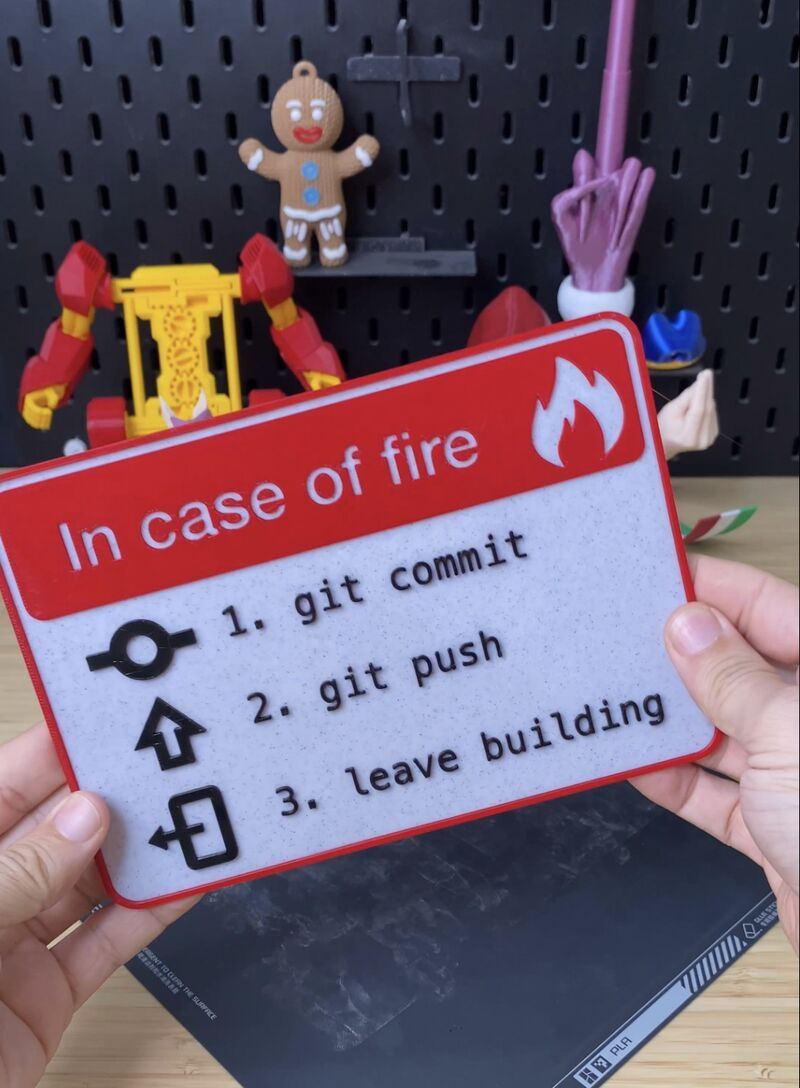
#> input picture Python Programming - TP2/in-case-of-fire.jpg, 800 x 1088 px
$ python 'Challenge - Color Image Filter.py'
#> lines starting #> are read from the running program, lines starting #| are printed output that depends on the picture
# Challenge
import numpy as np
from PIL import Image, ImageFilter

image = Image.open("in-case-of-fire.jpg")
#> image is the input picture: PIL image 800x1088 RGB; mean R, G, B 112.3, 93.1, 109.3
image_array = np.array(image)
print(image_array.shape)
#| (1088, 800, 3)
print(image_array.dtype)
#| uint8

r_channel = image_array[:, :, 0] * 1.2
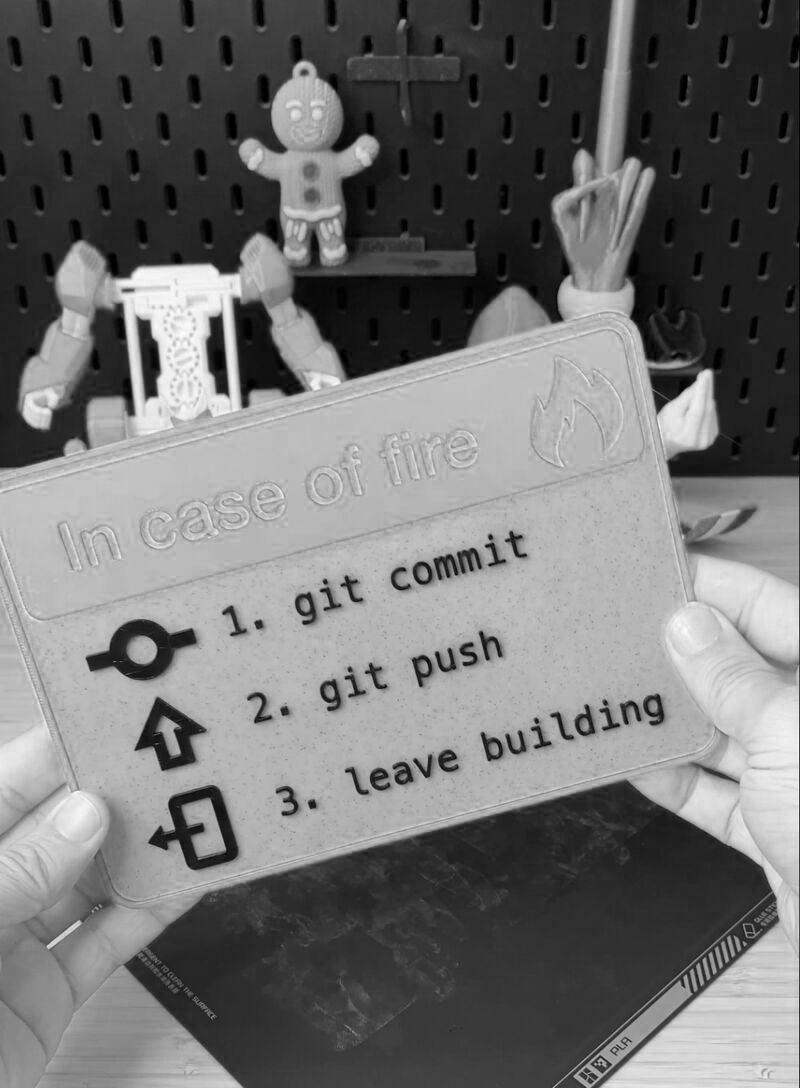
#> r_channel: shape (1088, 800) float64; min 0, max 298.8, mean 134.7; drawn with min black and max white
g_channel = image_array[:, :, 1]
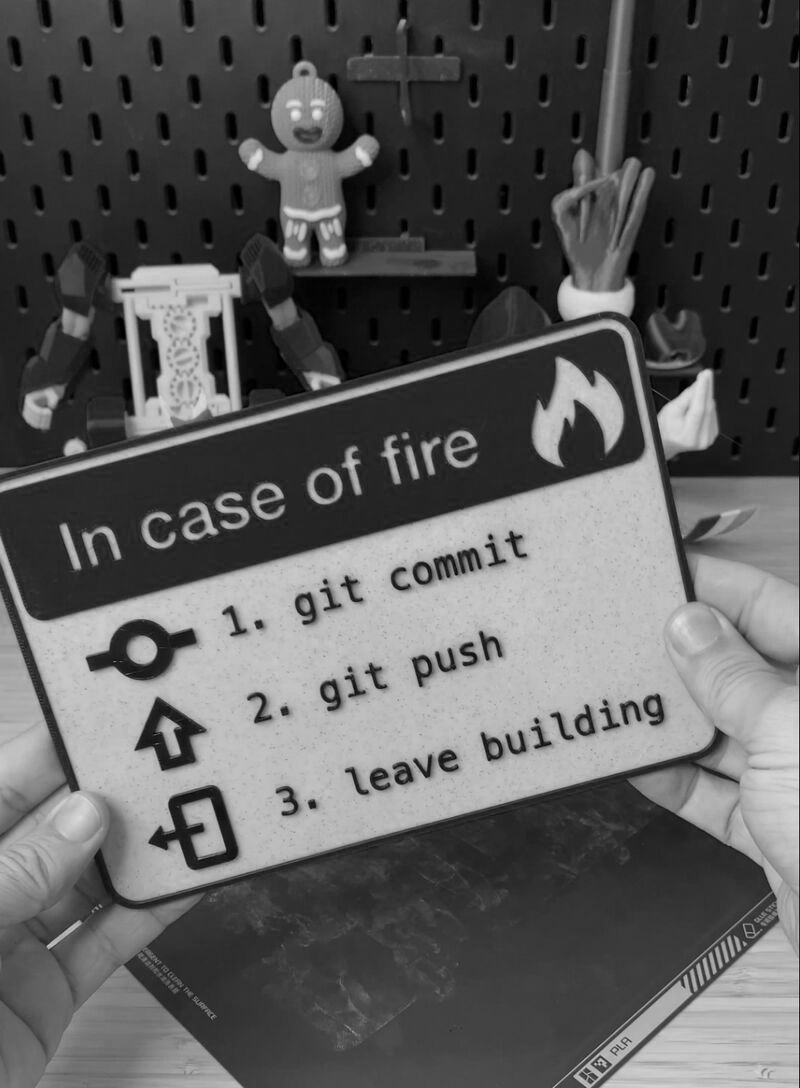
#> g_channel: shape (1088, 800); min 0, max 234, mean 93.1
b_channel = image_array[:, :, 2] * 0.9
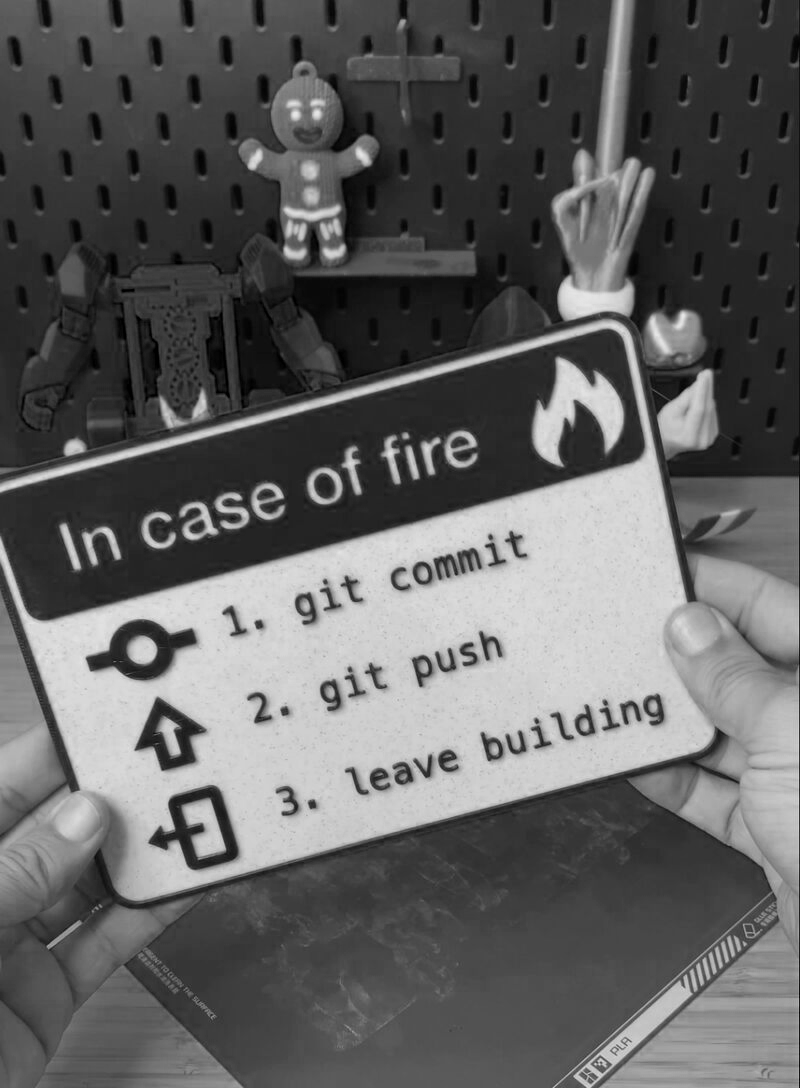
#> b_channel: shape (1088, 800) float64; min 0, max 229.5, mean 98.4

filtered_image = np.stack([r_channel, g_channel, b_channel], axis=-1).astype(np.uint8)
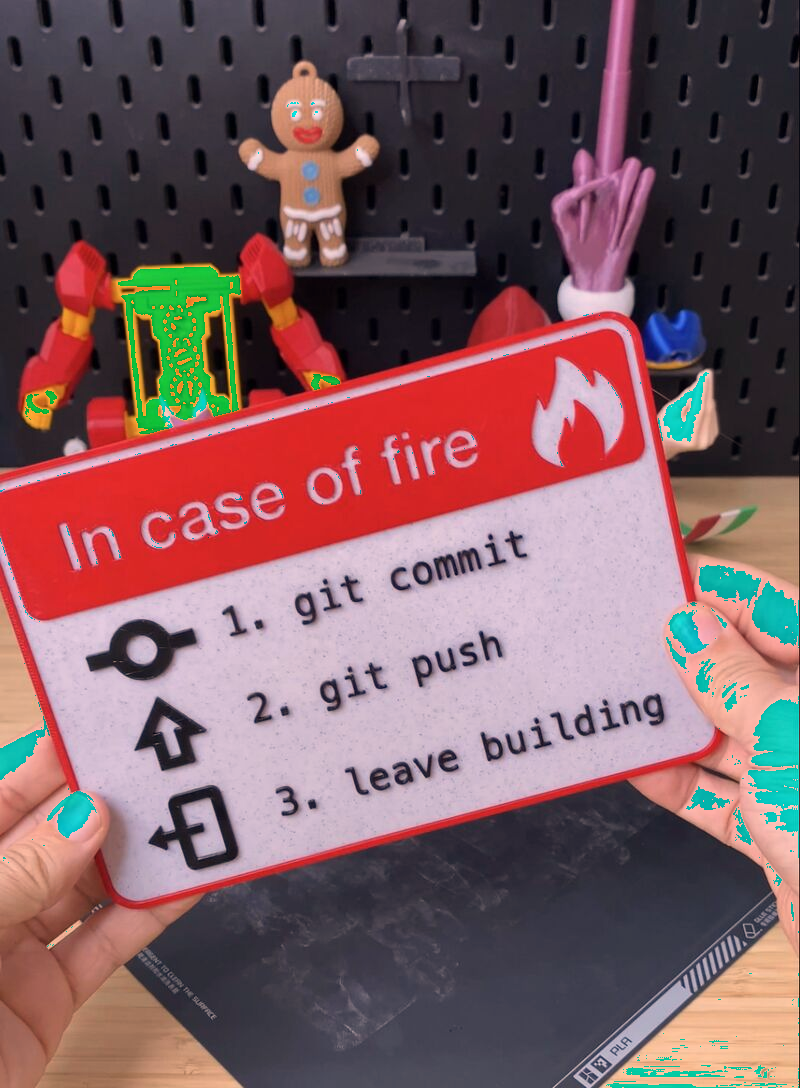
#> filtered_image: shape (1088, 800, 3); mean R, G, B 126.4, 93.1, 97.9

blurred_image = Image.fromarray(filtered_image)
blurred_image = blurred_image.filter(ImageFilter.GaussianBlur(radius=1))

blurred_image.show()

$ run again, with Python Programming - TP2/the-count-of-monte-cristo.png saved as Python Programming - TP2/in-case-of-fire.jpg
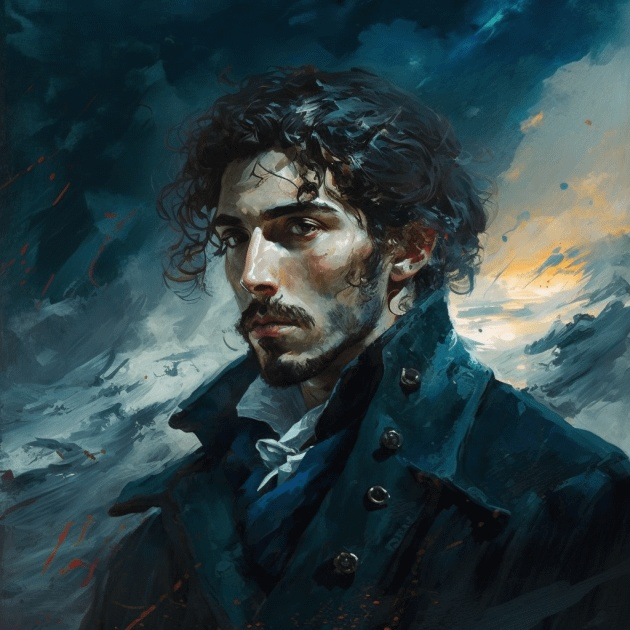
#> input picture Python Programming - TP2/the-count-of-monte-cristo.png, 630 x 630 px
#> image is the input picture: PIL image 630x630 RGB; mean R, G, B 46.7, 65.5, 69.5
#| (630, 630, 3)
#| uint8
#> `b_channel = image_array[:, :, 2] * 0.9`:
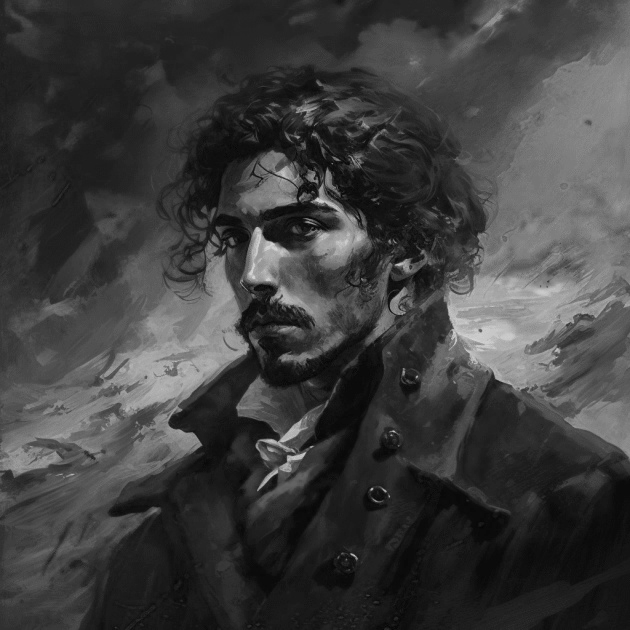
#> b_channel: shape (630, 630) float64; min 2.7, max 214.2, mean 62.5
#> `filtered_image = np.stack([r_channel, g_channel, b_channel], axis=-1)...`:
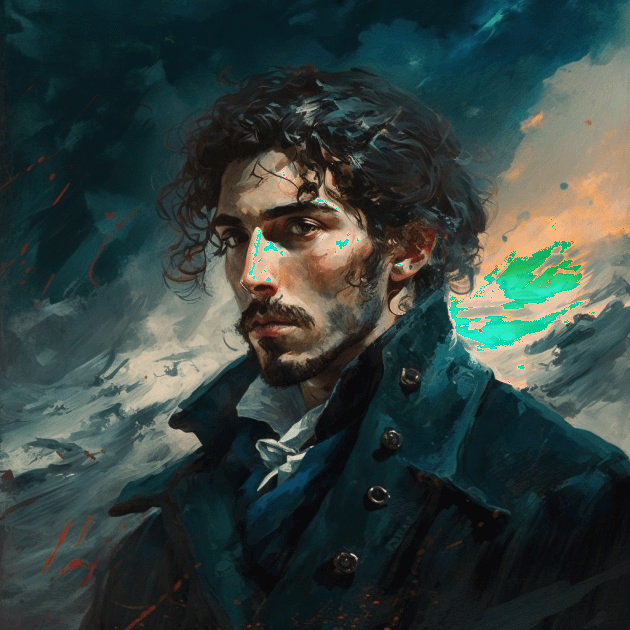
#> filtered_image: shape (630, 630, 3); mean R, G, B 52.1, 65.5, 62.1
